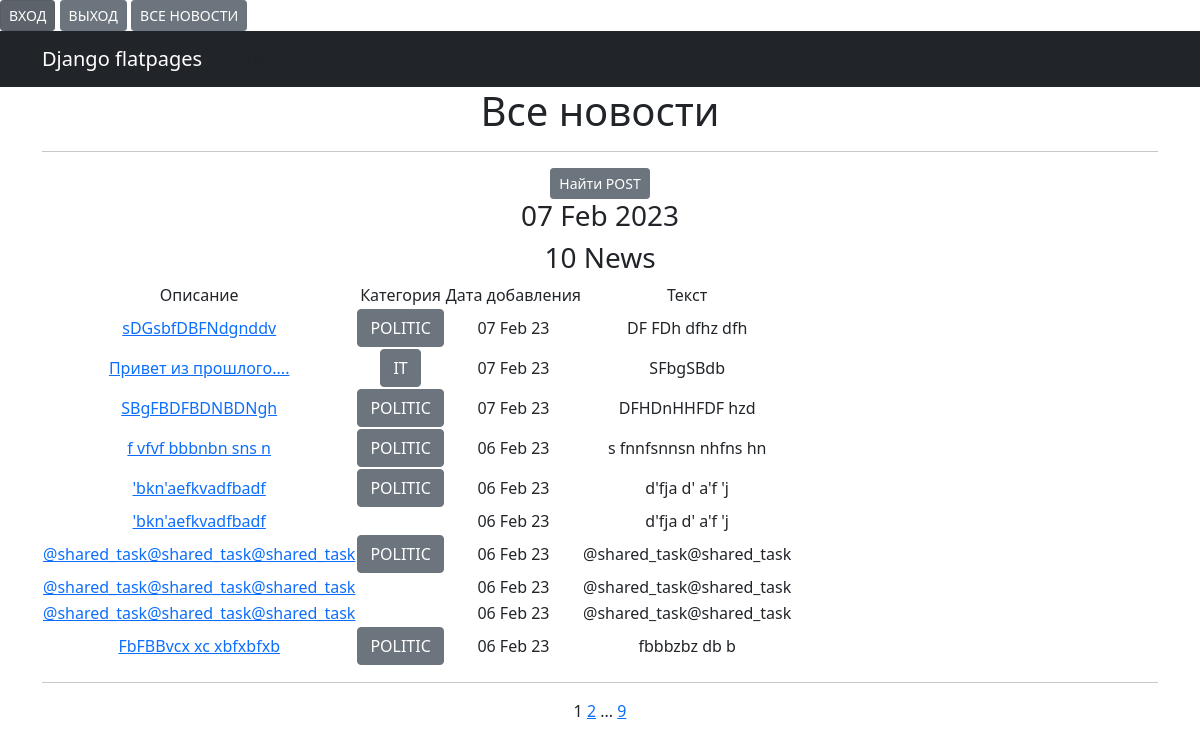
The page /news/ on the database as committed earlier.
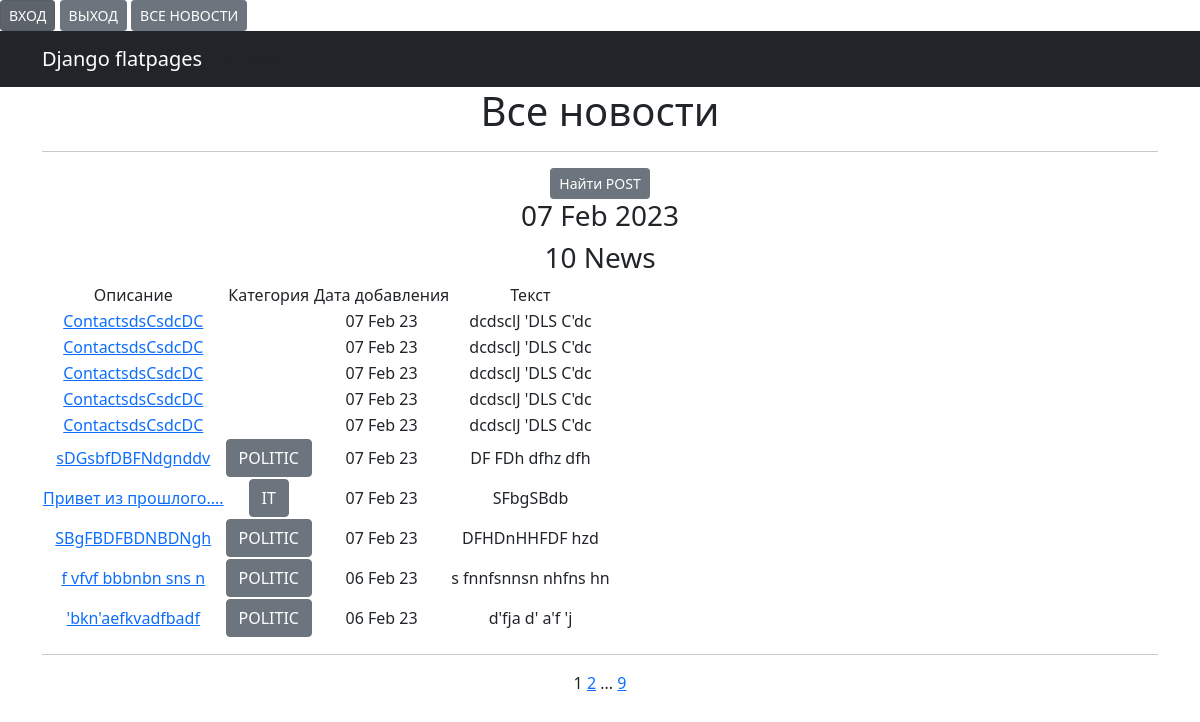
The same page on the database as committed later.
### news/models.py (models this page shows, shortened)
class Post(models.Model):
    author = models.ForeignKey(Author, on_delete=models.CASCADE, verbose_name="Автор")
    NEWS = "NW"
    ARTICLE = "AT"
    CATEGORY_CHOICES = (
        (NEWS, 'НОВОСТЬ'),
        (ARTICLE, 'СТАТЬЯ'),
    )
    categoryType = models.CharField(max_length=2, choices=CATEGORY_CHOICES, default=ARTICLE,
                                    verbose_name="Категория Публикации")
    dataCreation = models.DateTimeField(auto_now_add=True, verbose_name="Дата публикации")
    category = models.ManyToManyField(Category, through='PostCategory', verbose_name="Тип Поста")
    title = models.CharField(max_length=128, verbose_name="Заголовок")
    text = models.TextField(verbose_name=' ТЕКСТ')
    rating = models.SmallIntegerField(default=0, verbose_name="Рейтинг")

class Category(models.Model):
    name = models.CharField(max_length=64, unique=True)
    subscribers = models.ManyToManyField(User, related_name='categories')
    def __str__(self):
        return f'{self.name}'

### news/views.py (the view)
# urls.py: path('', NewsList.as_view(), name='news'),
class NewsList(ListView):
    model = Post
    ordering = '-dataCreation'
    template_name = 'news.html'
    context_object_name = 'news'
    paginate_by = 10
    def get_context_data(self, **kwargs):
        context = super().get_context_data(**kwargs)
        context['time_now'] = datetime.utcnow()
        context['next_sale'] = None
        return context

### news/templatetags/custom_filters.py (called while the page is built)
@register.filter()
def censor(value):
    ban_words = ['fuck', 'хер']
    if not isinstance(value, str):
        raise TypeError(f"unresolved type'{type(value)}' expected type 'str")
    for word in value.split():
        if word.lower() in ban_words:
            value = value.replace(word, f'{word[0]}{"*"*(len(word)-1)}')
    return value

### news/templatetags/custom_tags.py (called while the page is built)
@register.simple_tag()
def current_time(format_string='%b %d %Y'):
    return datetime.utcnow().strftime(format_string)

### news/templates/news.html (shortened to what this page needs)
{% extends 'flatpages/default.html' %}
{% load custom_filters %}
{% load custom_tags %}
{% block content %}
<h1>Все новости</h1>
<hr>
<a href="{% url 'search' %}"class="btn btn-secondary btn-sm">Найти POST</a>
<h3>{% current_time '%d %b %Y' %}</h3>
<h3>{{ news|length }} News</h3>
{% if news %}
<table>
    <tr>
        <td>Описание</td>
        <td> Категория</td>
        <td>Дата добавления</td>
        <td>Текст</td>
    <tr>
        {% for new in news %}
    <tr>
        <td>
            <a href="{% url 'new' new.id %}">{{ new.title|censor }}</a>
        </td>
        <td>
            {% for category in new.category.all %}
            <a href="{% url 'category_list' category.id %}"class="btn btn-secondary " >{{ category }}</a>
            {% endfor %}
        </td>
        <td>{{ new.dataCreation|date:'d M y ' }}</td>
        <td>{{ new.text|truncatewords:20|censor}}</td>
        <td>
        </td>
        {% endfor %}
</table>
<hr>
{% else %}
<h2>Новостей нет!</h2>
{% endif %}
{{ page_obj.number }}
{% if page_obj.has_next %}
<a href="?page={{ page_obj.next_page_number }}">{{ page_obj.next_page_number }}</a>
{% if paginator.num_pages != page_obj.next_page_number %}
...
<a href="?page={{ page_obj.paginator.num_pages }}">{{ page_obj.paginator.num_pages }}</a>
{% endif %}
{% endif %}
{% endblock content %}

Rows that differ between the two databases and show on the page:
no longer on this page (row unchanged): Post: title|censor "'bkn'aefkvadfbadf", dataCreation "06 Feb 23", text|censor "d'fja d' a'f 'j"
no longer on this page (row unchanged): Post: title|censor "@shared_task@shared_task@shared_task", dataCreation "06 Feb 23", text|censor "@shared_task@shared_task", Category (name "POLITIC")
no longer on this page (row unchanged): Post: title|censor "@shared_task@shared_task@shared_task", dataCreation "06 Feb 23", text|censor "@shared_task@shared_task"
no longer on this page (row unchanged): Post: title|censor "@shared_task@shared_task@shared_task", dataCreation "06 Feb 23", text|censor "@shared_task@shared_task"
no longer on this page (row unchanged): Post: title|censor "FbFBBvcx xc xbfxbfxb", dataCreation "06 Feb 23", text|censor "fbbbzbz db b", Category (name "POLITIC")
added Post: title|censor "ContactsdsCsdcDC", dataCreation "07 Feb 23", text|censor "dcdsclJ 'DLS C'dc"
added Post: title|censor "ContactsdsCsdcDC", dataCreation "07 Feb 23", text|censor "dcdsclJ 'DLS C'dc"
added Post: title|censor "ContactsdsCsdcDC", dataCreation "07 Feb 23", text|censor "dcdsclJ 'DLS C'dc"
added Post: title|censor "ContactsdsCsdcDC", dataCreation "07 Feb 23", text|censor "dcdsclJ 'DLS C'dc"
added Post: title|censor "ContactsdsCsdcDC", dataCreation "07 Feb 23", text|censor "dcdsclJ 'DLS C'dc"
